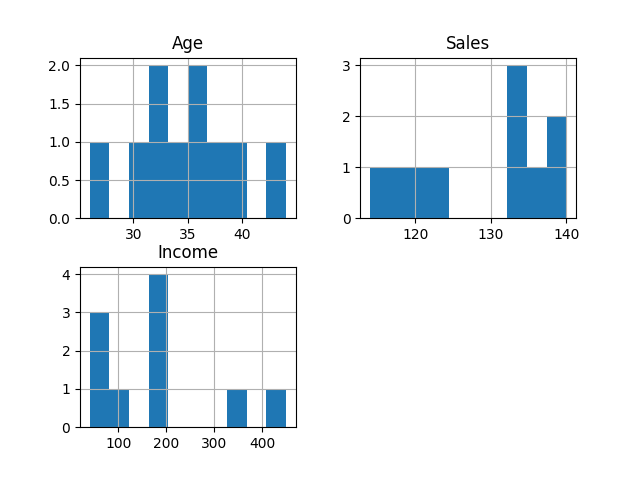

Generate this figure with Python:
# import pandas and matplotlib
import pandas as pd
import matplotlib.pyplot as plt
  
# create 2D array of table given above
data = [['E001', 'M', 34, 123, 'Normal', 350],
        ['E002', 'F', 40, 114, 'Overweight', 450],
        ['E003', 'F', 37, 135, 'Obesity', 169],
        ['E004', 'M', 30, 139, 'Underweight', 189],
        ['E005', 'F', 44, 117, 'Underweight', 183],
        ['E006', 'M', 36, 121, 'Normal', 80],
        ['E007', 'M', 32, 133, 'Obesity', 166],
        ['E008', 'F', 26, 140, 'Normal', 120],
        ['E009', 'M', 32, 133, 'Normal', 75],
        ['E010', 'M', 36, 133, 'Underweight', 40] ]
  
# dataframe created with
# the above data array
df = pd.DataFrame(data, columns = ['EMPID', 'Gender', 
                                    'Age', 'Sales',
                                    'BMI', 'Income'] )
  
# create histogram for numeric data
df.hist()
  
# show plot
plt.show()
